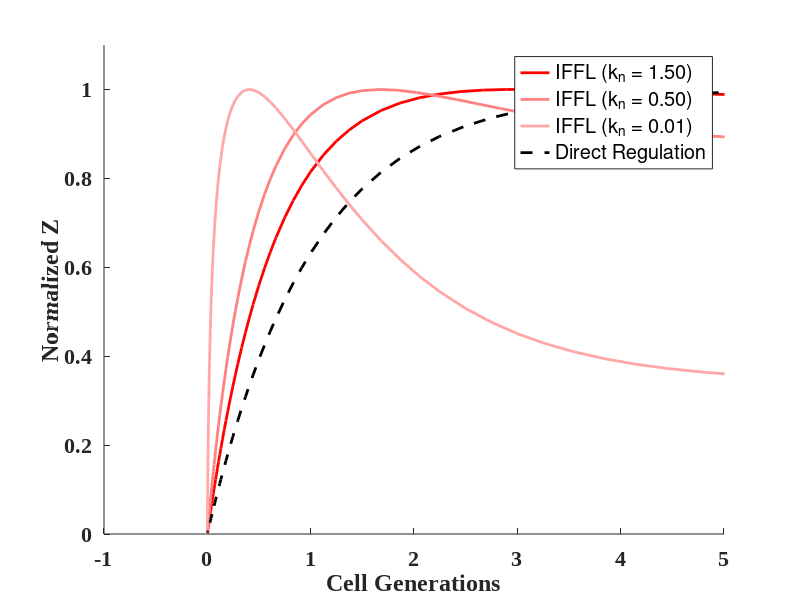

MATLAB code for this plot:
function I1_FFL_Simulation_Hill
% parameters
k1 = 1;
k2 = 1;
k3 = 1;
k5 = 1;
n = 1;

% initial conditions
X0 = 1; % concentration of X
Y0 = 0; % initial concentration of Y
Z0 = 0; % initial concentration of Z

tspan = [0 16]; % time span for the simulation
init = [Y0; Z0]; % initial condition vector

% Define ODEs and Solve for each value of k4
k4_values = [1.5,0.5,0.01];
colors = {[1 0 0], [1 0.5 0.5], [1 0.65 0.65], [1 0.8 0.8]}; % cell array of color specifications


figure('Position', [100, 100, 500,375]);
hold on
for i = 1:length(k4_values)
    k4 = k4_values(i);
    odes = @(t, y) [k1*X0 - k2*y(1); k3*X0/(1 + (y(1)/k4)^n) - k5*y(2)];
    [t, y] = ode45(odes, tspan, init);
    % Normalize the output concentration (Z)
    y(:,2) = (y(:,2) - min(y(:,2))) / (max(y(:,2)) - min(y(:,2)));
    % Plot results for each value of k4
    plot(t, y(:, 2), 'Color', colors{i}, 'LineWidth', 2)
    k4_labels{i} = sprintf('IFFL (k_n = %.2f)', k4);
end
% Add simple regulation model
odes_simple = @(t, Z) k3*X0 - k5*Z;
[t_simple, Z_simple] = ode45(odes_simple, tspan, Z0);
Z_simple = (Z_simple - min(Z_simple)) / (max(Z_simple) - min(Z_simple)); % Normalize
plot(t_simple, Z_simple, 'k--', 'LineWidth', 2) % Plot with dashed black line

ylim([0 1.1]) % adjust the y-axis limits
legend([k4_labels, 'Direct Regulation'], 'Location', 'best')
xlabel('Cell Generations')
xlim([-1 5])
ylabel('Normalized Z')
%title('Incoherent Type I Feed-Forward Loop vs. Direct Regulation')
%title('IFFL vs. Direct Regulation')
%box on
%set(gca, 'FontName','Times New Roman','FontSize',12,'FontWeight','bold');
set(gca, 'FontName','Times New Roman','FontSize',16,'FontWeight','bold');
end
